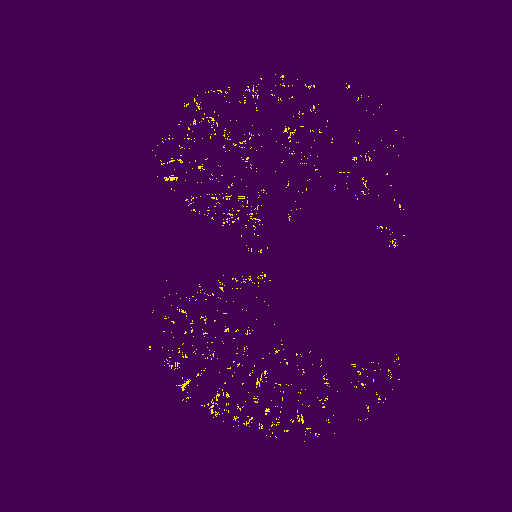
#> input picture Alles/KlassischeBildverarbeitung/Grabcut/prediction_47.png, 512 x 512 px, found by its file name
$ python CannyEdge.py
#> lines starting #> are read from the running program, lines starting #| are printed output that depends on the picture; after the words box and inside, x2 and y2 are one past the last pixel; in counts of white or black regions, pixels touching at a corner belong together
import cv2
import numpy as np
from matplotlib import pyplot as plt
import os

img = cv2.imread('prediction_47.png',0)
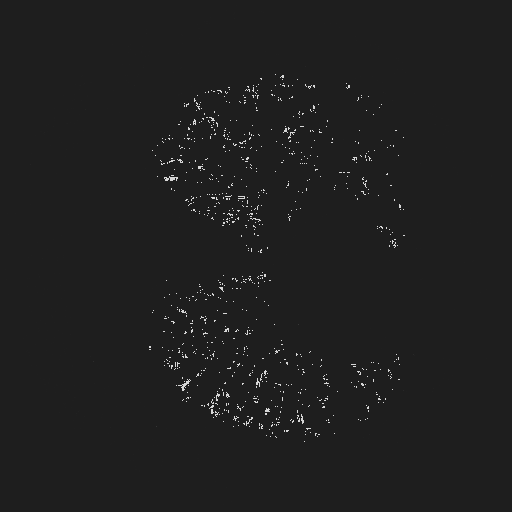
#> img: shape (512, 512); min 30, max 215, mean 31.4
edges = cv2.Canny(img,150,200)
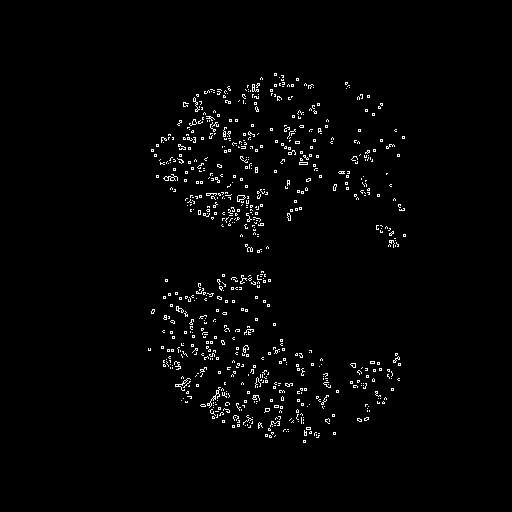
#> edges: shape (512, 512); 1.9% white in thin lines or dots, all inside (x1, y1, x2, y2) = (148, 73, 406, 443)

plt.imshow(edges,cmap = 'gray')
plt.axis('off')
plt.savefig('bla.png', bbox_inches='tight', pad_inches=0)
